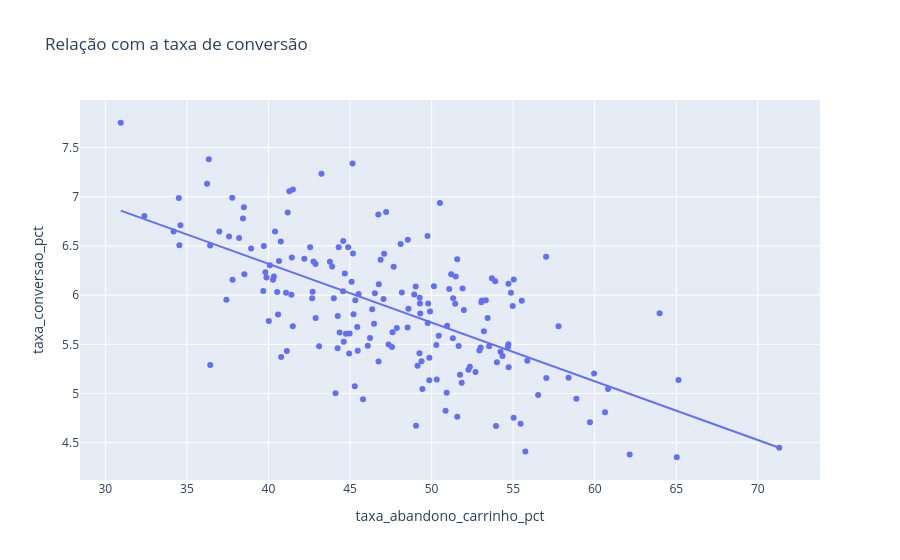

The cell this chart's notebook holds for it:
### Code cell
# Preencha com uma variável de entrada para visualizar.
# Use exatamente um dos nomes que aparecem em features.

variavel_x = "taxa_abandono_carrinho_pct"

if variavel_x not in features:
    raise ValueError("Preencha variavel_x com uma variável da lista features.")

fig = px.scatter(
    df,
    x=variavel_x,
    y="taxa_conversao_pct",
    trendline="ols",
    title="Relação com a taxa de conversão",
)
fig.show()

### Figure 1 — Plotly figure (JSON) as saved in the notebook; plotly's stock layout.template omitted (floating-point values rounded to 4 significant figures; data arrays with more than 128 entries replaced by an {"elided": "..."} marker saying what was removed)
{"data": [{"hovertemplate": "taxa_abandono_carrinho_pct=%{x}<br>taxa_conversao_pct=%{y}<extra></extra>", "legendgroup": "", "marker": {"color": "#636efa", "symbol": "circle"}, "mode": "markers", "name": "", "orientation": "v", "showlegend": false, "type": "scatter", "x": {"elided": "180 float values"}, "xaxis": "x", "y": {"elided": "180 float values"}, "yaxis": "y"}, {"hovertemplate": "<b>OLS trendline</b><br>taxa_conversao_pct = -0.0597201 * taxa_abandono_carrinho_pct + 8.70819<br>R<sup>2</sup>=0.413131<br><br>taxa_abandono_carrinho_pct=%{x}<br>taxa_conversao_pct=%{y} <b>(trend)</b><extra></extra>", "legendgroup": "", "marker": {"color": "#636efa", "symbol": "circle"}, "mode": "lines", "name": "", "showlegend": false, "type": "scatter", "x": {"elided": "180 float values"}, "xaxis": "x", "y": {"elided": "180 float values"}, "yaxis": "y"}], "layout": {"legend": {"tracegroupgap": 0}, "title": {"text": "Relação com a taxa de conversão"}, "xaxis": {"anchor": "y", "domain": [0, 1], "title": {"text": "taxa_abandono_carrinho_pct"}}, "yaxis": {"anchor": "x", "domain": [0, 1], "title": {"text": "taxa_conversao_pct"}}}}
